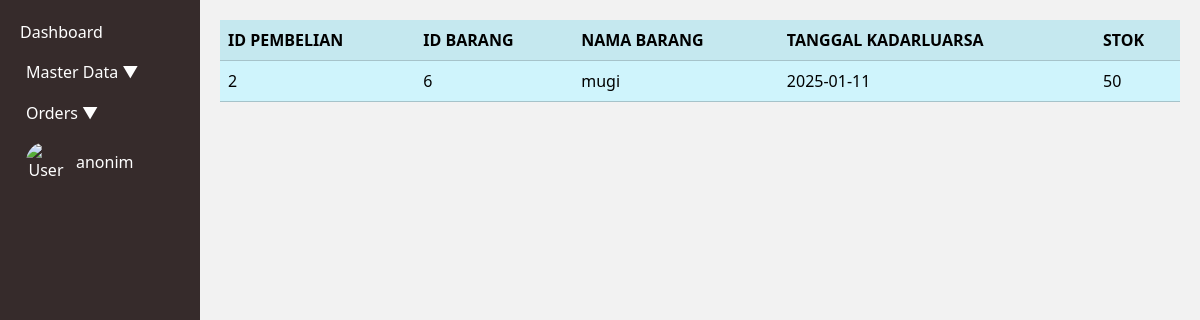
Before: /index.php?page=barangAkanKadarluarsa (signed in) with the older database file.
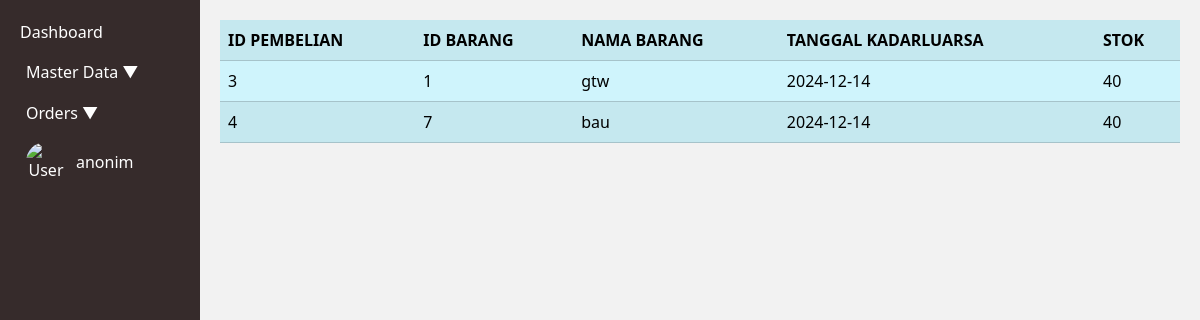
After: the same page with the newer database file.
### tables this page shows
CREATE TABLE `tb_pembelian_detail` (
  `Id_obat` int(3) DEFAULT NULL,
  `Id_pembelian` int(5) DEFAULT NULL,
  `tanggal_kadarluarsa` date DEFAULT NULL,
  `jumlah_item` int(5) DEFAULT NULL,
  `harga_satuan` int(10) DEFAULT NULL,
  KEY `Id_obat` (`Id_obat`),
  KEY `Id_pembelian` (`Id_pembelian`),
  CONSTRAINT `tb_pembelian_detail_ibfk_1` FOREIGN KEY (`Id_obat`) REFERENCES `tb_obat` (`Id_Obat`),
  CONSTRAINT `tb_pembelian_detail_ibfk_2` FOREIGN KEY (`Id_pembelian`) REFERENCES `tb_pembelian` (`Id_pembelian`)
);

CREATE TABLE `tb_obat` (
  `Id_Obat` int(3) NOT NULL AUTO_INCREMENT,
  `Nama_Obat` varchar(15) NOT NULL,
  `Stok_obat` int(5) NOT NULL,
  `Harga_satuan` int(8) NOT NULL,
  `Id_jenis` int(3) NOT NULL,
  PRIMARY KEY (`Id_Obat`),
  KEY `Id_jenis` (`Id_jenis`),
  CONSTRAINT `tb_obat_ibfk_1` FOREIGN KEY (`Id_jenis`) REFERENCES `tb_jenis_obat` (`Id_jenis`)
);

### barangAkanKadarluarsa.php (the view)
<?php
$mysqli = new mysqli("localhost", "root", "", "apotek");
$result = $mysqli->query("SELECT
    tb_pembelian_detail.`Id_pembelian`,
    tb_obat.`Id_Obat`,
    tb_obat.`Nama_Obat`,
    tb_pembelian_detail.`tanggal_kadarluarsa`,
    tb_pembelian_detail.`jumlah_item`
FROM
    tb_pembelian_detail
JOIN
    tb_obat
    ON tb_obat.`Id_Obat` = tb_pembelian_detail.`Id_obat`
WHERE
    tb_pembelian_detail.`tanggal_kadarluarsa` BETWEEN CURDATE() AND DATE_ADD(CURDATE(), INTERVAL 3 MONTH);
");
?>
<table class="table table-info table-striped">
    <tr>
        <th>ID PEMBELIAN</th>
        <th>ID BARANG</th>
        <th>NAMA BARANG</th>
        <th>TANGGAL KADARLUARSA</th>
        <th>STOK</th>
    </tr>
    <?php
    foreach ($result as $row) {
        echo "<tr>";
        echo "<td>";
        echo $row['Id_pembelian'];
        echo "</td>";
        echo "<td>";
        echo $row['Id_Obat'];
        echo "</td>";
        echo "<td>";
        echo $row['Nama_Obat'];
        echo "</td>";
        echo "<td>";
        echo $row['tanggal_kadarluarsa'];
        echo "</td>";
        echo "<td>";
        echo $row['jumlah_item'];
        echo "</tr>";
    }
    ?>
</table>

Changed rows visible on the page:
no longer on this page (row edited): tb_pembelian_detail: Id_pembelian "2", Id_obat.Id_Obat "6", Id_obat.Nama_Obat "mugi", tanggal_kadarluarsa "2025-01-11", jumlah_item "50"
added tb_pembelian_detail: Id_pembelian "3", Id_obat.Id_Obat "1", Id_obat.Nama_Obat "gtw", tanggal_kadarluarsa "2024-12-14", jumlah_item "40"
added tb_pembelian_detail: Id_pembelian "4", Id_obat.Id_Obat "7", Id_obat.Nama_Obat "bau", tanggal_kadarluarsa "2024-12-14", jumlah_item "40"
